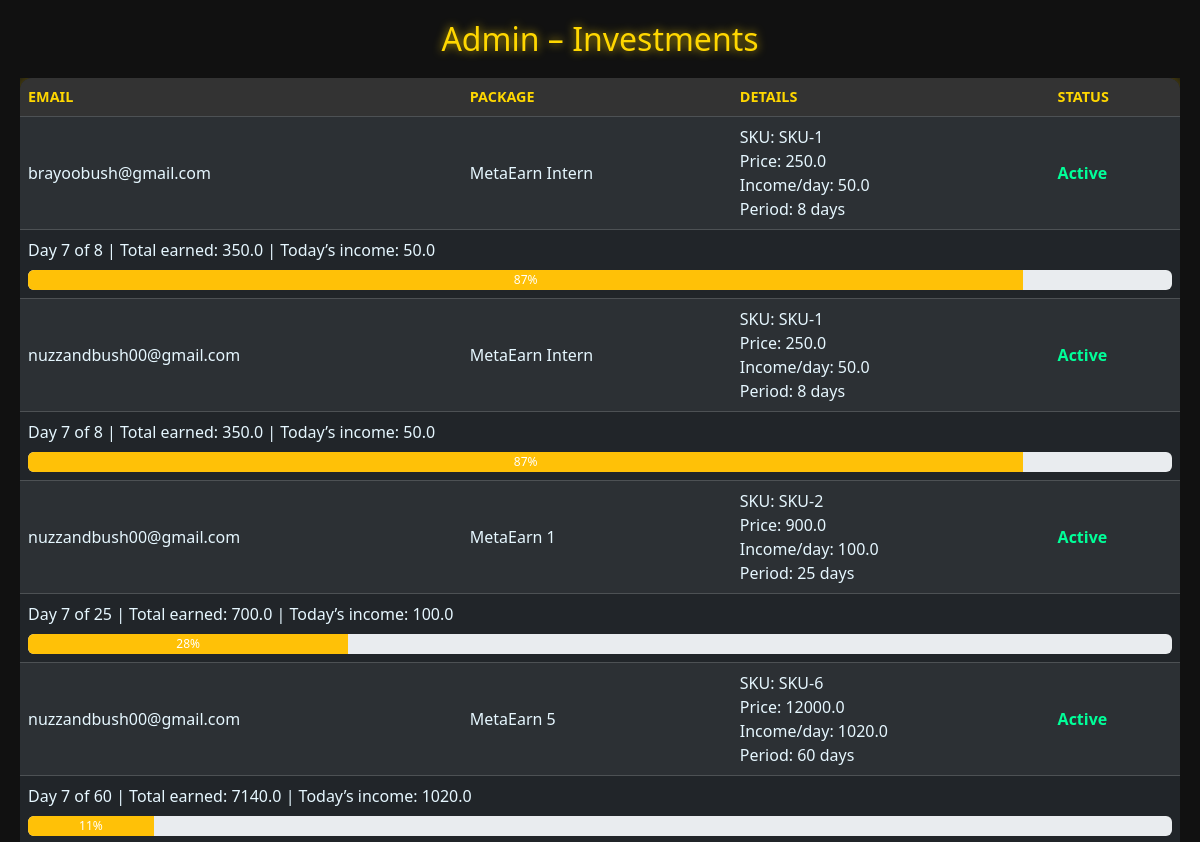
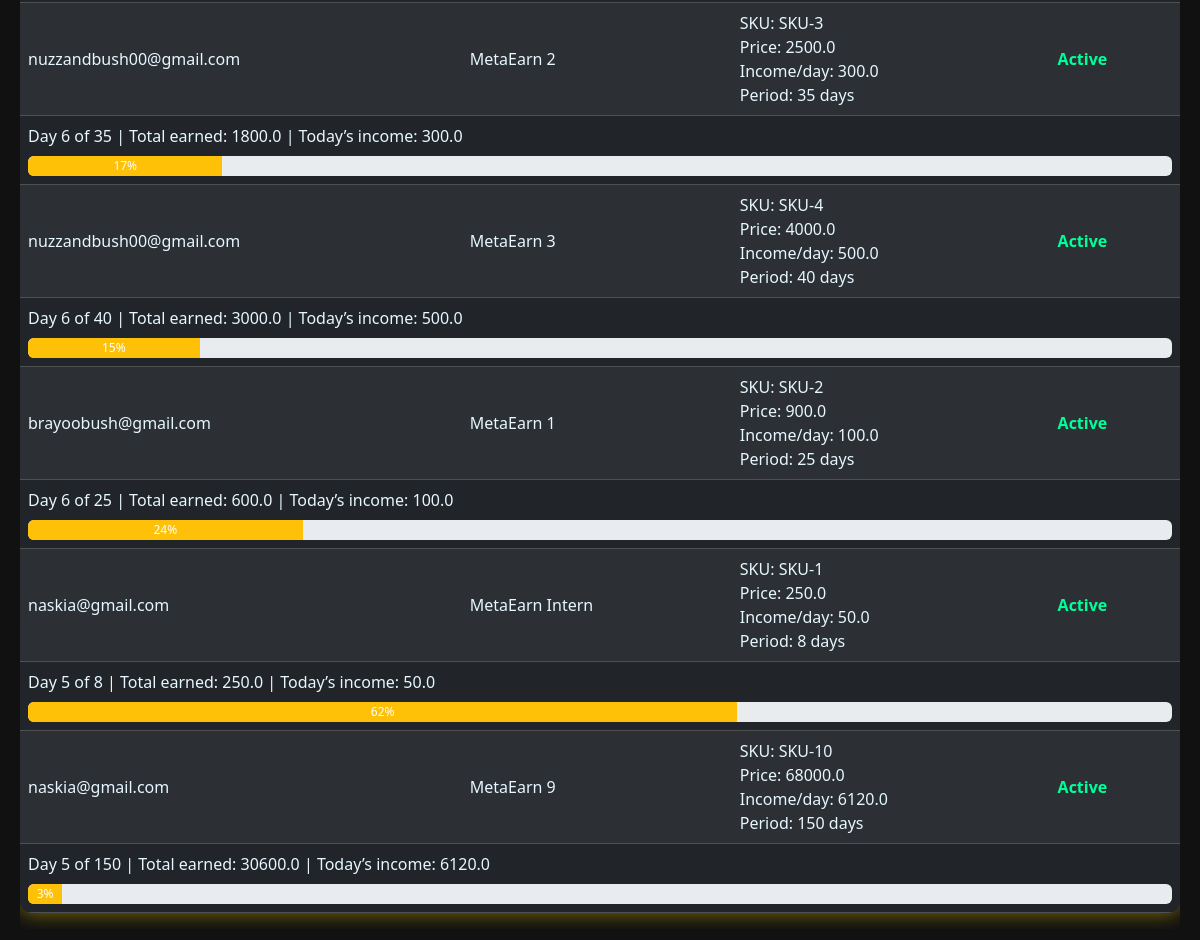
Page /admin/investments (signed in) on the committed database (2 pictures, top to bottom).
### models.py (models this page shows, shortened)
class User(db.Model, UserMixin):
    __tablename__ = "user"
    id = db.Column(db.Integer, primary_key=True)
    email = db.Column(db.String(120), unique=True, nullable=False)
    password = db.Column(db.String(200), nullable=False)
    is_admin = db.Column(db.Boolean, default=False, nullable=False)
    tutorial_seen = db.Column(db.Boolean, default=False, nullable=False)
    wallet_balance = db.Column(db.Float, default=0.0, nullable=False)
    total_views = db.Column(db.Integer, default=0, nullable=False)
    total_earnings = db.Column(db.Float, default=0.0, nullable=False)
    total_withdraw = db.Column(db.Float, default=0.0, nullable=False)
    total_recharge = db.Column(db.Float, default=0.0, nullable=False)
    profile_image = db.Column(db.String(200))
    last_checkin = db.Column(db.DateTime, nullable=True)
    referral_code = db.Column(
        db.String(20),
        unique=True,
        default=lambda: str(uuid.uuid4())[:8],
        nullable=False
    )
    referred_by = db.Column(db.Integer, db.ForeignKey("user.id"), nullable=True)
    referrals = db.relationship("User", backref=db.backref("referrer", remote_side=[id]))
    recharges = db.relationship("Recharge", back_populates="user", lazy=True)
    withdrawals = db.relationship("Withdrawal", back_populates="user", lazy=True)
    purchases = db.relationship("Purchase", back_populates="user", lazy=True)

class Purchase(db.Model):
    __tablename__ = "purchase"
    id = db.Column(db.Integer, primary_key=True)
    user_id = db.Column(db.Integer, db.ForeignKey("user.id"), nullable=False)
    product_sku = db.Column(db.String(50), nullable=False)
    product_name = db.Column(db.String(120), nullable=False)
    price = db.Column(db.Float, nullable=False)
    income_per_day = db.Column(db.Float, nullable=False)
    period_days = db.Column(db.Integer, nullable=False)
    start_date = db.Column(db.DateTime, default=datetime.utcnow, nullable=False)
    end_date = db.Column(db.DateTime)
    earned = db.Column(db.Float, default=0.0, nullable=False)
    status = db.Column(db.String(20), default="Active", nullable=False)
    user = db.relationship("User", back_populates="purchases")

### app.py (the view)
@app.route('/admin/investments')
def admin_investments():
    purchases = Purchase.query.join(User).all()
    enriched = []
    for p in purchases:
        days_elapsed = (datetime.utcnow().date() - p.start_date.date()).days + 1
        if days_elapsed < 0:
            days_elapsed = 0
        days_elapsed = min(days_elapsed, p.period_days)
        daily_income = p.income_per_day
        total_earned = daily_income * days_elapsed
        progress = int((days_elapsed / p.period_days) * 100)
        status = "Completed" if progress >= 100 else "Active"
        enriched.append({
            "purchase": p,
            "days_elapsed": days_elapsed,
            "daily_income": daily_income,
            "total_earned": total_earned,
            "progress": progress,
            "status": status
        })
    return render_template("admin_investments.html", purchases=enriched)

### app.py (called while the page is built)
@login_manager.user_loader
def load_user(user_id):
    return User.query.get(int(user_id))

@app.before_request
def restrict_admin_pages():
    if request.path.startswith("/admin"):
        if not current_user.is_authenticated:
            return redirect(url_for("login"))
        if not getattr(current_user, "is_admin", False):
            return "Unauthorized", 403

### templates/admin_investments.html (shortened to what this page needs)
<!DOCTYPE html>
<html lang="en">
<head>
  <link rel="stylesheet" href="https://cdn.jsdelivr.net/npm/bootstrap@5.3.2/dist/css/bootstrap.min.css">
</head>
<body>
  <h2>Admin – Investments</h2>
  <div class="table-responsive">
    <table class="table table-dark table-striped align-middle">
      <thead>
        <tr>
          <th>Email</th>
          <th>Package</th>
          <th>Details</th>
          <th>Status</th>
        </tr>
      </thead>
      <tbody>
  {% for item in purchases %}
  {% set p = item.purchase %}
  <tr>
    <td>{{ p.user.email }}</td>
    <td>{{ p.product_name }}</td>
    <td>
      SKU: {{ p.product_sku }}<br>
      Price: {{ p.price }}<br>
      Income/day: {{ item.daily_income }}<br>
      Period: {{ p.period_days }} days
    </td>
    <td>
      {% if item.status == "Active" %}
        <span class="status-active">Active</span>
      {% else %}
        <span class="status-completed">Completed</span>
      {% endif %}
    </td>
  </tr>
  <tr>
    <td colspan="4">
      Day {{ item.days_elapsed }} of {{ p.period_days }}
      | Total earned: {{ item.total_earned }}
      | Today’s income: {{ item.daily_income }}
      <div class="progress mt-2" style="height: 20px; cursor:pointer;">
        <div class="progress-bar {% if item.status == 'Completed' %}bg-success{% else %}bg-warning{% endif %}"
             role="progressbar"
             style="width: {{ item.progress }}%"
             aria-valuenow="{{ item.progress }}" aria-valuemin="0" aria-valuemax="100">
          {{ item.progress }}%
        </div>
      </div>
    </td>
  </tr>
  {% endfor %}
</tbody>
    </table>
  </div>
</body>
</html>

### templates/admin_investments.html (style rules this page uses)
body { background: #111; color: #fff; font-family: 'Segoe UI', sans-serif; padding: 20px; }
h2 { text-align: center; margin-bottom: 20px; color: #ffd700; text-shadow: 0 0 10px rgba(255,215,0,0.8); }
.table { background: #222; border-radius: 12px; overflow: hidden; box-shadow: 0 0 20px rgba(255,215,0,0.5); }
.table th { background: #333; color: #ffd700; text-transform: uppercase; font-size: 0.9rem; }
.table td { color: #e6f7ff; vertical-align: middle; }
.status-active { color: #00ff99; font-weight: bold; }

### rows in the picture
Purchase: product_name "MetaEarn Intern", product_sku "SKU-1", price "250.0", daily_income "50.0", period_days "8", days_elapsed "7", total_earned "350.0", progress "87"
User: user.email "brayoobush@gmail.com"
Purchase: product_name "MetaEarn Intern", product_sku "SKU-1", price "250.0", daily_income "50.0", period_days "8", days_elapsed "7", total_earned "350.0", progress "87"
User: user.email "nuzzandbush00@gmail.com"
Purchase: product_name "MetaEarn 1", product_sku "SKU-2", price "900.0", daily_income "100.0", period_days "25", days_elapsed "7", total_earned "700.0", progress "28"
Purchase: product_name "MetaEarn 5", product_sku "SKU-6", price "12000.0", daily_income "1020.0", period_days "60", days_elapsed "7", total_earned "7140.0", progress "11"
Purchase: product_name "MetaEarn 2", product_sku "SKU-3", price "2500.0", daily_income "300.0", period_days "35", days_elapsed "6", total_earned "1800.0", progress "17"
Purchase: product_name "MetaEarn 3", product_sku "SKU-4", price "4000.0", daily_income "500.0", period_days "40", days_elapsed "6", total_earned "3000.0", progress "15"
Purchase: product_name "MetaEarn 1", product_sku "SKU-2", price "900.0", daily_income "100.0", period_days "25", days_elapsed "6", total_earned "600.0", progress "24"
Purchase: product_name "MetaEarn Intern", product_sku "SKU-1", price "250.0", daily_income "50.0", period_days "8", days_elapsed "5", total_earned "250.0", progress "62"
User: user.email "naskia@gmail.com"
Purchase: product_name "MetaEarn 9", product_sku "SKU-10", price "68000.0", daily_income "6120.0", period_days "150", days_elapsed "5", total_earned "30600.0", progress "3"
